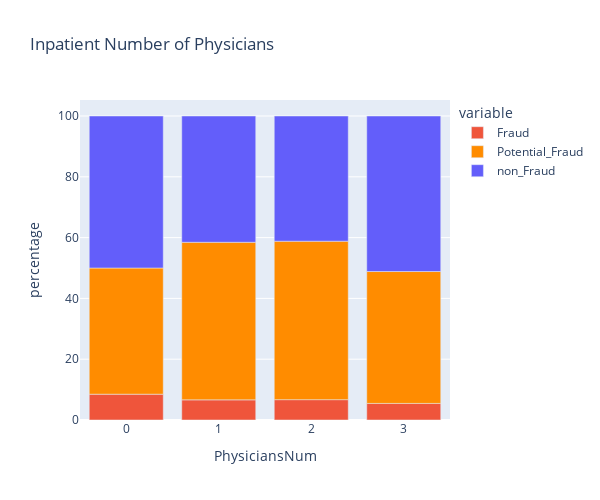

This figure's notebook cell:
### Code cell
fig5 = in_physNum.plot.bar(x='PhysiciansNum', y=['Fraud',
                                            'Potential_Fraud',
                                            'non_Fraud'],
                           title="Inpatient Number of Physicians",
                          color_discrete_map={'non_Fraud':'#635EFA', 
                                                   'Potential_Fraud': '#FF8C00',
                                           'Fraud':'#EF553B'}, width=600, height=500,labels={"value": "percentage"})
fig5.update_xaxes(type='category')
fig5.show()

### Figure 1 — Plotly figure (JSON) as saved in the notebook; plotly's stock layout.template omitted (floating-point values rounded to 4 significant figures)
{"data": [{"alignmentgroup": "True", "hovertemplate": "variable=Fraud<br>PhysiciansNum=%{x}<br>percentage=%{y}<extra></extra>", "legendgroup": "Fraud", "marker": {"color": "#EF553B"}, "name": "Fraud", "offsetgroup": "Fraud", "orientation": "v", "showlegend": true, "textposition": "auto", "type": "bar", "x": [0, 1, 2, 3], "xaxis": "x", "y": [8.491, 6.63, 6.689, 5.453], "yaxis": "y"}, {"alignmentgroup": "True", "hovertemplate": "variable=Potential_Fraud<br>PhysiciansNum=%{x}<br>percentage=%{y}<extra></extra>", "legendgroup": "Potential_Fraud", "marker": {"color": "#FF8C00"}, "name": "Potential_Fraud", "offsetgroup": "Potential_Fraud", "orientation": "v", "showlegend": true, "textposition": "auto", "type": "bar", "x": [0, 1, 2, 3], "xaxis": "x", "y": [41.51, 51.83, 52.13, 43.39], "yaxis": "y"}, {"alignmentgroup": "True", "hovertemplate": "variable=non_Fraud<br>PhysiciansNum=%{x}<br>percentage=%{y}<extra></extra>", "legendgroup": "non_Fraud", "marker": {"color": "#635EFA"}, "name": "non_Fraud", "offsetgroup": "non_Fraud", "orientation": "v", "showlegend": true, "textposition": "auto", "type": "bar", "x": [0, 1, 2, 3], "xaxis": "x", "y": [50, 41.54, 41.18, 51.16], "yaxis": "y"}], "layout": {"barmode": "relative", "height": 500, "legend": {"title": {"text": "variable"}, "tracegroupgap": 0}, "title": {"text": "Inpatient Number of Physicians"}, "width": 600, "xaxis": {"anchor": "y", "domain": [0, 1], "title": {"text": "PhysiciansNum"}, "type": "category"}, "yaxis": {"anchor": "x", "domain": [0, 1], "title": {"text": "percentage"}}}}
